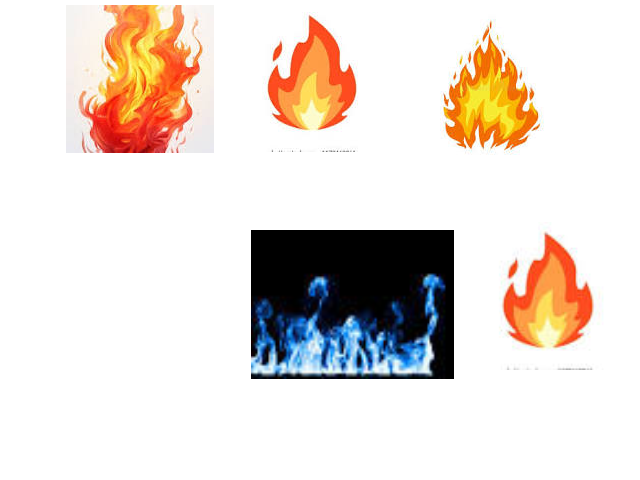
#> input picture EceProject/FireTracking/Images/fireImages1.png, 640 x 480 px, given in place of the camera
$ python FireDectionByColor.py
#> lines starting #> are read from the running program, lines starting #| are printed output that depends on the picture; after the words box and inside, x2 and y2 are one past the last pixel; in counts of white or black regions, pixels touching at a corner belong together
#> further down, frame is the input picture: shape (480, 640, 3); mean B, G, R 214.7, 221.6, 231.2
import cv2
import numpy as np
# import communiction as comm

move = 0
Motor1 = 0
Motor2 = 0


def detect_fire(frame):
    # Convert the frame to HSV color space
    hsv = cv2.cvtColor(frame, cv2.COLOR_BGR2HSV)
#> hsv: shape (480, 640, 3); mean H, S, V 10.6, 31.7, 235

    # Define lower and upper bounds for the color of flames
    lower_bound = np.array([0, 100, 100])
    upper_bound = np.array([20, 255, 255])

    # Create a binary mask for flame color
    mask = cv2.inRange(hsv, lower_bound, upper_bound)
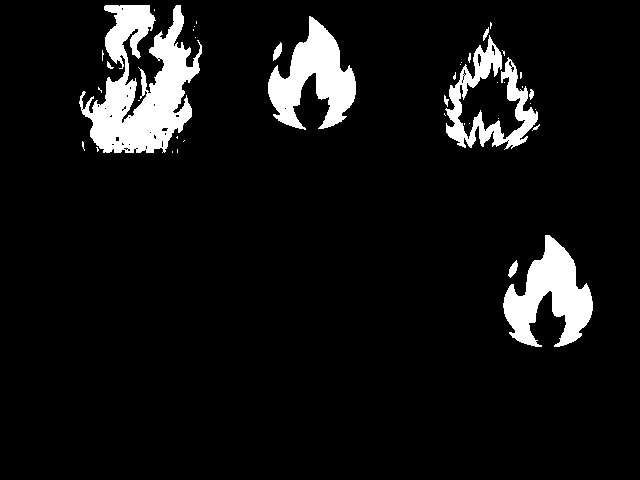
#> mask: shape (480, 640); 7.7% white; 41 white regions (29 under 20 px), largest, box (x1, y1, x2, y2) and area: (79, 5, 202, 153) 9527, (503, 235, 593, 347) 5091, (268, 16, 356, 130) 4991

    # Apply morphological operations to reduce noise
    kernel = np.ones((5, 5), np.uint8)
    mask = cv2.morphologyEx(mask, cv2.MORPH_OPEN, kernel)
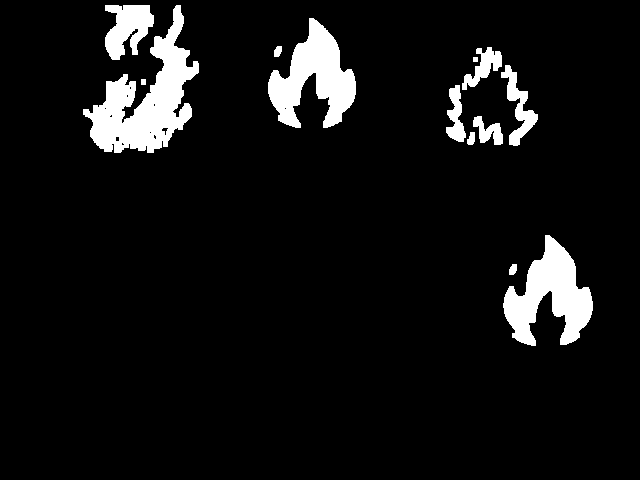
#> mask: shape (480, 640); 7.1% white; 13 white regions, largest, box (x1, y1, x2, y2) and area: (83, 5, 199, 153) 7024, (503, 235, 593, 346) 5011, (268, 18, 356, 128) 4893
    mask = cv2.morphologyEx(mask, cv2.MORPH_CLOSE, kernel)
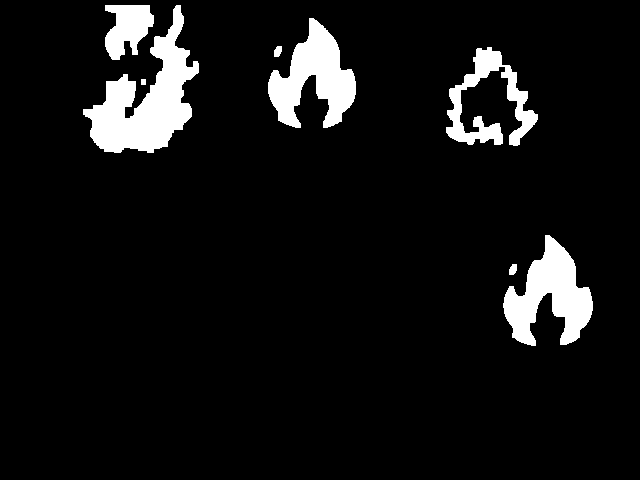
#> mask: shape (480, 640); 7.3% white; 8 white regions

    # Find contours in the binary mask
    contours, _ = cv2.findContours(mask, cv2.RETR_EXTERNAL, cv2.CHAIN_APPROX_SIMPLE)
#> contours = 8 contours; box (x1, y1, x2, y2) and area: (83, 5, 199, 153) 6950, (503, 235, 593, 346) 4829, (268, 18, 356, 128) 4712, (446, 47, 538, 146) 2917, (105, 5, 154, 60) 1694, (509, 264, 517, 275) 56, (274, 46, 282, 57) 56, (141, 79, 146, 85) 20
    frame_height, frame_width, channels = frame.shape
#> frame_height = 480; frame_width = 640; channels = 3
    # Check if any contours (potential flames) are found
    if contours:
        # Draw bounding boxes around detected flames
        for contour in contours:
            x, y, w, h = cv2.boundingRect(contour)
            cv2.rectangle(frame, (x, y), (x + w, y + h), (0, 255, 0), 2)
            xx = (x + x + w) / 2
            yy = (y + y + y) / 2
            move = 0
            if yy - frame_height / 2 == 0:
                move += 0
                Motor2 = 0
            elif yy - frame_height / 2 > 0:
                move = 2
                Motor2 = -1
            else:
                move = 4
                Motor2 = 1

            if xx - frame_width / 2 == 0:
                move += 0
                Motor1 = 0
            elif xx - frame_width / 2 > 0:
                move = move * 10 + 1
                Motor1 = -1
            else:
                move = move * 10 + 3
                Motor1 = 1

            print(move, (x + x + w) / 2, (y + y + y) / 2)
#> this loop made 8 passes
#> (contour, x, y, w, h, xx, yy, move) on pass 3: ([[141, 79], [141, 84], [145, 84], [145, 79]], 141, 79, 5, 6, 143.5, 118.5, 43)
#> (x, y, w, h, xx, yy, move, Motor2) on passes 1, 2, 4, 5, 6, 7: (509, 264, 8, 11, 513, 396, 21, -1), (503, 235, 90, 111, 548, 352.5, 21, -1), (446, 47, 92, 99, 492, 70.5, 41, 1), (274, 46, 8, 11, 278, 69, 43, 1), (268, 18, 88, 110, 312, 27, 43, 1), (83, 5, 116, 148, 141, 7.5, 43, 1)
#| 21 513.0 396.0
#| 21 548.0 352.5
#| 43 143.5 118.5
#| 41 492.0 70.5
#| 43 278.0 69.0
#| 43 312.0 27.0
#| 43 141.0 7.5
#| 43 129.5 7.5
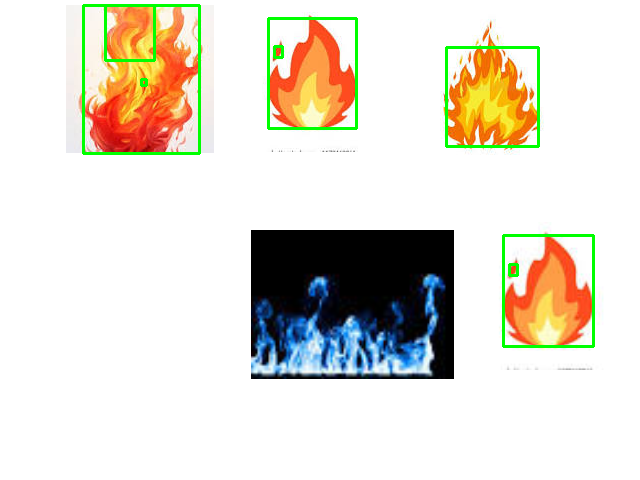
#> frame: shape (480, 640, 3); 1.91% of pixels changed, all inside (x1, y1, x2, y2) = (82, 4, 595, 348)
            # thread = threading.Thread(target=comm.sendCommend(move))
            # thread.start()

    return frame


# Open the webcam
cap = cv2.VideoCapture(1)

while True:
    # Read a frame from the webcam
    ret, frame = cap.read()
    if not ret:
        break

    # Apply fire detection
    result_frame = detect_fire(frame)

    # Display the original and result frames
    cv2.imshow('Original', frame)
    cv2.imshow('Fire Detection', result_frame)

    # Break the loop if 'q' key is pressed
    if cv2.waitKey(1) & 0xFF == ord('q'):
#> (key q is pressed here)
        break

# Release the webcam and close windows
cap.release()
cv2.destroyAllWindows()

$ run again, on EceProject/FireTracking/Images/fireImages5.png
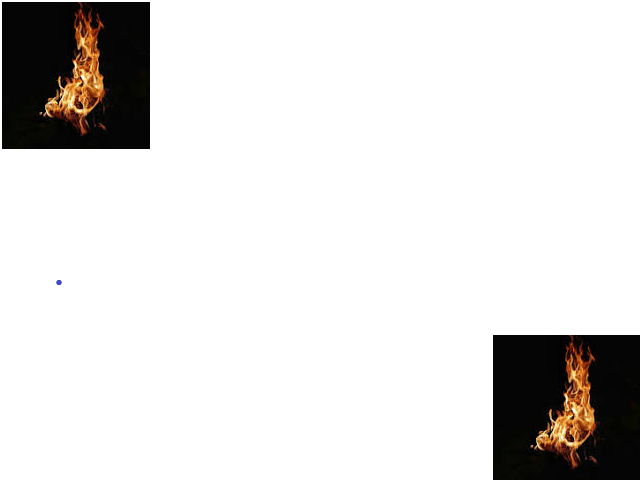
#> input picture EceProject/FireTracking/Images/fireImages5.png, 640 x 480 px, given in place of the camera
#> frame is the input picture: shape (480, 640, 3); mean B, G, R 220.9, 222.1, 223.7
#> hsv: shape (480, 640, 3); mean H, S, V 2.2, 10.9, 223.8
#> in detect_fire, `mask = cv2.morphologyEx(mask, cv2.MORPH_CLOSE, kernel)`:
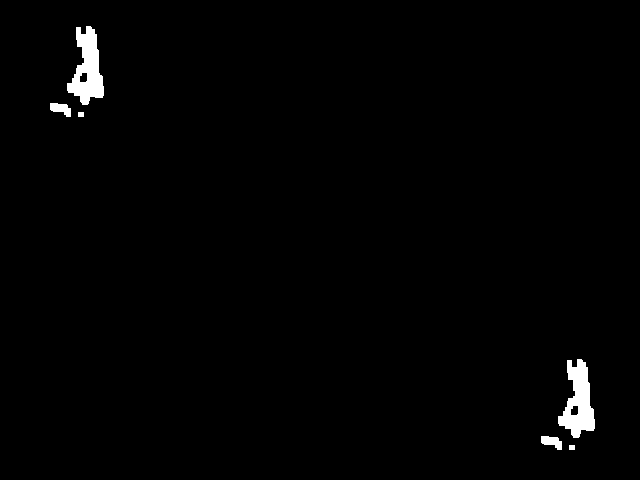
#> mask: shape (480, 640); 1.2% white; 6 white regions
#> contours = 6 contours; box (x1, y1, x2, y2) and area: (558, 359, 595, 438) 1566, (67, 26, 104, 105) 1566, (541, 436, 562, 450) 160, (50, 103, 71, 117) 160, (569, 445, 575, 450) 20, (78, 112, 84, 117) 20
#> the loop in detect_fire, `for contour in contours:` made 6 passes
#> (contour, x, y, w, h, xx, yy, move) on passes 1, 4: ([[569, 445], [569, 449], [574, 449], [574, 445]], 569, 445, 6, 5, 572, 667.5, 21), ([[78, 112], [78, 116], [83, 116], [83, 112]], 78, 112, 6, 5, 81, 168, 43)
#> (printed output is left out)
#> after the loop in detect_fire, `for contour in contours:`:
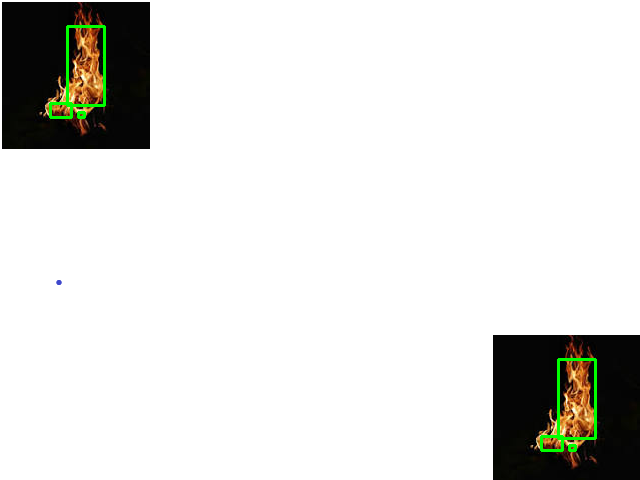
#> frame: shape (480, 640, 3); 0.61% of pixels changed, all inside (x1, y1, x2, y2) = (49, 25, 597, 452)
